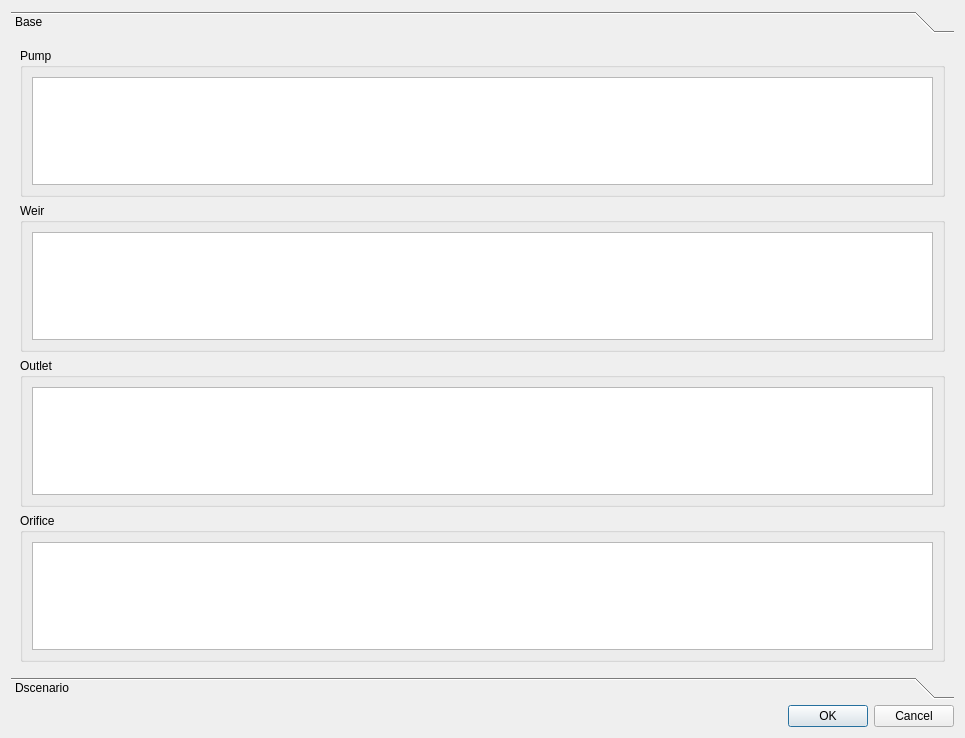
<?xml version="1.0" encoding="UTF-8"?>
<ui version="4.0">
 <class>Dialog</class>
 <widget class="QDialog" name="Dialog">
  <property name="geometry">
   <rect>
    <x>0</x>
    <y>0</y>
    <width>965</width>
    <height>738</height>
   </rect>
  </property>
  <property name="windowTitle">
   <string>Flow Regulator</string>
  </property>
  <layout class="QGridLayout" name="gridLayout_5">
   <item row="0" column="0">
    <widget class="QToolBox" name="toolBox">
     <property name="currentIndex">
      <number>0</number>
     </property>
     <widget class="QWidget" name="page">
      <property name="geometry">
       <rect>
        <x>0</x>
        <y>0</y>
        <width>947</width>
        <height>637</height>
       </rect>
      </property>
      <attribute name="label">
       <string>Base</string>
      </attribute>
      <layout class="QGridLayout" name="gridLayout_4">
       <item row="0" column="0">
        <layout class="QGridLayout" name="lyt_base">
         <item row="5" column="0">
          <widget class="QGroupBox" name="groupBox">
           <property name="title">
            <string>Orifice</string>
           </property>
           <layout class="QGridLayout" name="gridLayout_7">
            <item row="0" column="0">
             <widget class="QTableView" name="tbl_orifice"/>
            </item>
           </layout>
          </widget>
         </item>
         <item row="2" column="0">
          <widget class="QGroupBox" name="groupBox_2">
           <property name="title">
            <string>Outlet</string>
           </property>
           <layout class="QGridLayout" name="gridLayout_6">
            <item row="0" column="0">
             <widget class="QTableView" name="tbl_outlet"/>
            </item>
           </layout>
          </widget>
         </item>
         <item row="0" column="0">
          <widget class="QGroupBox" name="groupBox_4">
           <property name="title">
            <string>Pump</string>
           </property>
           <layout class="QGridLayout" name="gridLayout">
            <item row="0" column="0">
             <widget class="QTableView" name="tbl_pump"/>
            </item>
           </layout>
          </widget>
         </item>
         <item row="1" column="0">
          <widget class="QGroupBox" name="groupBox_3">
           <property name="title">
            <string>Weir</string>
           </property>
           <layout class="QGridLayout" name="gridLayout_2">
            <item row="0" column="0">
             <widget class="QTableView" name="tbl_weir"/>
            </item>
           </layout>
          </widget>
         </item>
        </layout>
       </item>
      </layout>
     </widget>
     <widget class="QWidget" name="page_2">
      <property name="geometry">
       <rect>
        <x>0</x>
        <y>0</y>
        <width>947</width>
        <height>637</height>
       </rect>
      </property>
      <attribute name="label">
       <string>Dscenario</string>
      </attribute>
      <layout class="QGridLayout" name="gridLayout_3">
       <item row="0" column="0">
        <layout class="QGridLayout" name="lyt_dscenario">
         <item row="3" column="0">
          <widget class="QGroupBox" name="groupBox_5">
           <property name="title">
            <string>Orifice</string>
           </property>
           <layout class="QGridLayout" name="gridLayout_8">
            <item row="0" column="0">
             <widget class="QTableView" name="tbl_dscenario_orifice"/>
            </item>
           </layout>
          </widget>
         </item>
         <item row="1" column="0">
          <widget class="QGroupBox" name="groupBox_7">
           <property name="title">
            <string>Weir</string>
           </property>
           <layout class="QGridLayout" name="gridLayout_10">
            <item row="0" column="0">
             <widget class="QTableView" name="tbl_dscenario_weir"/>
            </item>
           </layout>
          </widget>
         </item>
         <item row="2" column="0">
          <widget class="QGroupBox" name="groupBox_6">
           <property name="title">
            <string>Outlet</string>
           </property>
           <layout class="QGridLayout" name="gridLayout_9">
            <item row="0" column="0">
             <widget class="QTableView" name="tbl_dscenario_outlet"/>
            </item>
           </layout>
          </widget>
         </item>
         <item row="0" column="0">
          <widget class="QGroupBox" name="groupBox_8">
           <property name="title">
            <string>Pump</string>
           </property>
           <layout class="QGridLayout" name="gridLayout_11">
            <item row="0" column="0">
             <widget class="QTableView" name="tbl_dscenario_pump"/>
            </item>
           </layout>
          </widget>
         </item>
        </layout>
       </item>
      </layout>
     </widget>
    </widget>
   </item>
   <item row="1" column="0">
    <widget class="QDialogButtonBox" name="buttonBox">
     <property name="orientation">
      <enum>Qt::Horizontal</enum>
     </property>
     <property name="standardButtons">
      <set>QDialogButtonBox::Cancel|QDialogButtonBox::Ok</set>
     </property>
    </widget>
   </item>
  </layout>
 </widget>
 <resources/>
 <connections>
  <connection>
   <sender>buttonBox</sender>
   <signal>accepted()</signal>
   <receiver>Dialog</receiver>
   <slot>accept()</slot>
   <hints>
    <hint type="sourcelabel">
     <x>248</x>
     <y>254</y>
    </hint>
    <hint type="destinationlabel">
     <x>157</x>
     <y>274</y>
    </hint>
   </hints>
  </connection>
  <connection>
   <sender>buttonBox</sender>
   <signal>rejected()</signal>
   <receiver>Dialog</receiver>
   <slot>reject()</slot>
   <hints>
    <hint type="sourcelabel">
     <x>316</x>
     <y>260</y>
    </hint>
    <hint type="destinationlabel">
     <x>286</x>
     <y>274</y>
    </hint>
   </hints>
  </connection>
 </connections>
</ui>
